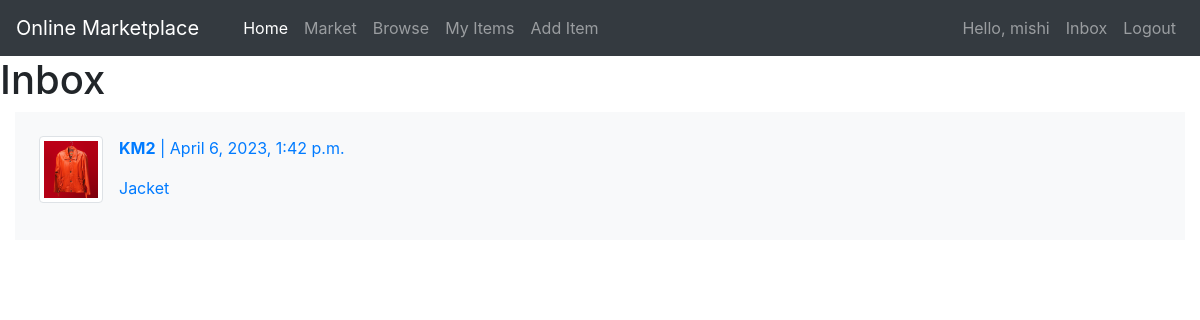
The page /inbox/ (signed in) on the database its author committed.
### chat/models.py (models this page shows)
class Chat(models.Model):
    item = models.ForeignKey(Item, related_name='chats', on_delete=models.CASCADE)
    members = models.ManyToManyField(User, related_name='chats')
    added_at = models.DateTimeField(auto_now_add=True)
    modified_at = models.DateTimeField(auto_now=True)
    class Meta:
        ordering = ('-modified_at',)

### main/models.py (models this page shows, shortened)
class Item(models.Model):
    category = models.ForeignKey(Category, related_name='items', on_delete=models.CASCADE)
    name = models.CharField(max_length=255)
    price = models.IntegerField()
    description = models.CharField(max_length=1024, blank=True, null=True)
    image = models.ImageField(upload_to='item_images', blank=True, null=True)
    is_sold = models.BooleanField(default=False)
    postingDate = models.DateTimeField(auto_now_add=True)
    added_by = models.ForeignKey(User, related_name='items', on_delete=models.CASCADE)
    owner = models.ForeignKey(User, default=None, blank=True, on_delete=models.SET_NULL, null=True)

### chat/views.py (the view)
# urls.py: path('', views.inbox, name='inbox'),
@login_required
def inbox(request):
    chats = Chat.objects.filter().filter(members__in=[request.user.id])
    return render(request, 'chat/inbox.html', context={'chats': chats})

### chat/templates/chat/inbox.html (shortened to what this page needs)
{% extends 'main/base.html' %}
{% block content %}
<h1>Inbox</h1>
<div class="container-fluid">
    {% for chat in chats %}
    <a href="{% url 'chat:detail_chat' chat.id %}" class="block">
        <div class=" d-flex p-3 bg-light">
            <div class="p-2">
                <img alt="image" class="img-thumbnail" style="width: 64px" src="{{ chat.item.image.url }}">
            </div>
            <div class="p-2">
                {% for member in chat.members.all %}
                {% if member != request.user %}
                <p><strong> {{ member.username }}</strong> | {{ chat.modified_at }}</p>
                <p> {{ chat.item.name }}</p>
                {% endif %}
                {% endfor %}
            </div>
        </div>
    </a>
    {% endfor %}
</div>
{% endblock %}

### main/templates/main/includes/navbar.html (shortened to what this page needs)
<nav class="navbar navbar-expand-md navbar-dark bg-dark">
    <a class="navbar-brand" href="{% url 'home' %}">Online Marketplace</a>
    <div class="collapse navbar-collapse" id="navbarNav">
        <ul class="navbar-nav mr-auto">
            <li class="nav-item active" id="navitems">
                <a class="nav-link" href="{% url 'home' %}">Home <span class="sr-only">(current)</span></a>
            </li>
            <li class="nav-item">
                <a class="nav-link" href="{% url 'items' %}">Market</a>
            </li>
            <li class="nav-item">
                <a class="nav-link" href="{% url 'browse' %}">Browse</a>
            </li>
            <li class="nav-item">
                {% if user.is_authenticated %}
                <a class="nav-link" href="{% url 'my_items' %}">My Items</a>
                {% else %}
                <a class="nav-link" href="{% url 'register' %}">My Items</a>
                {% endif %}
            </li>
            <li class="nav-item">
                {% if user.is_authenticated %}
                <a class="nav-link" href="{% url 'new' %}">Add Item</a>
                {% else %}
                <a class="nav-link" href="{% url 'register' %}">Add Item</a>
                {% endif %}
            </li>
        </ul>
        <ul class="navbar-nav">
            {% if user.is_authenticated %}
            <li class="nav-item">
                <a class="nav-link" href="#">Hello, {{ user.username }}</a>
            </li>
            <li class="nav-item">
                <a class="nav-link" href="{% url 'chat:inbox' %}">Inbox</a>
            </li>
            <li class="nav-item">
                <a class="nav-link" href="{% url 'logout' %}">Logout</a>
            </li>
            {% endif %}
        </ul>
    </div>
</nav>

### main/static/css/style.css (style rules this page uses)
html, body { width: 100%; height: 100vh; overflow-x: hidden; margin: 0; }
#navitems { padding-left: 20px; }

### rows shown on the page
Chat: item.image (picture), modified_at "April 6, 2023, 1:42 p.m.", item.name "Jacket"

### other values the page prints
{{ user.username }} "mishi"
{{ member.username }} "KM2"
